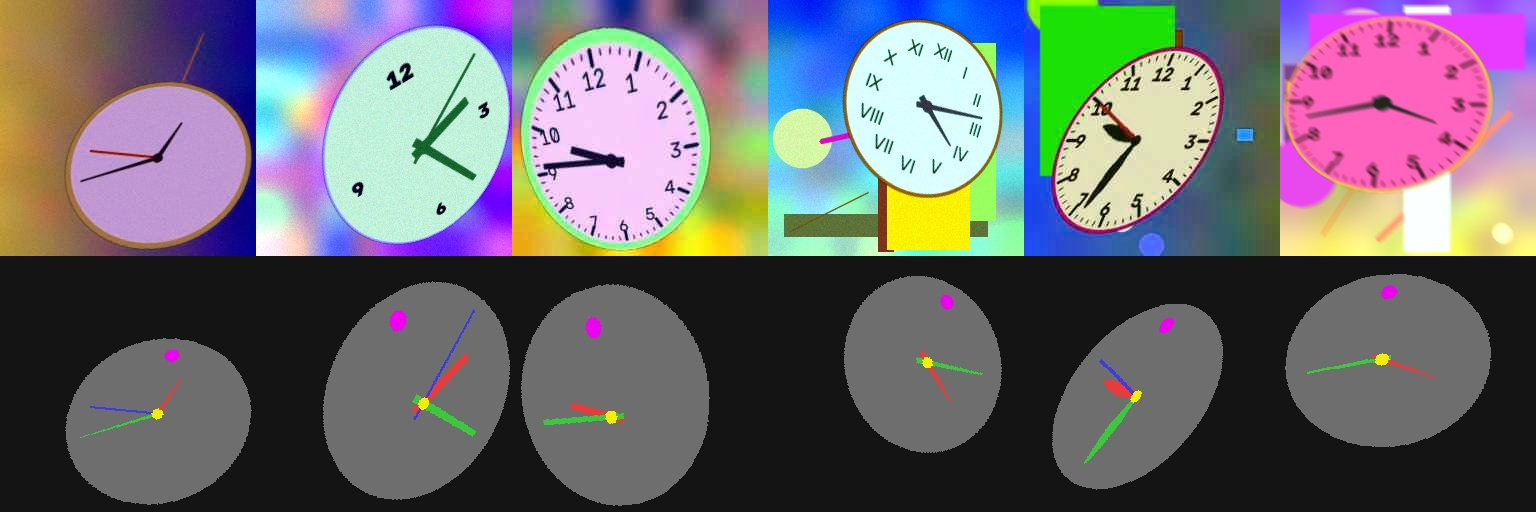
#> input picture assets/synthetic_samples.jpg, 1536 x 512 px
$ python -i classical.py   (imports and definitions only)
#> lines starting #> are read from the running program, lines starting #| are printed output that depends on the picture; after the words box and inside, x2 and y2 are one past the last pixel; in counts of white or black regions, pixels touching at a corner belong together
"""Classical baseline without any learning: Hough circle for the dial, Otsu threshold for the hands.

It produces a coarse mask (dial + unlabelled hand pixels) that goes through the same geometry
as the network output. Comparing the two shows what the learned segmentation adds: robustness
to tilt, clutter, low contrast and decorative dials.
"""

from __future__ import annotations

import cv2
import numpy as np

from clock_reader.synth import DIAL, HOUR


def classical_mask(rgb: np.ndarray) -> np.ndarray:
    h, w = rgb.shape[:2]
#> h = 512; w = 1536
    gray = cv2.cvtColor(rgb, cv2.COLOR_RGB2GRAY)
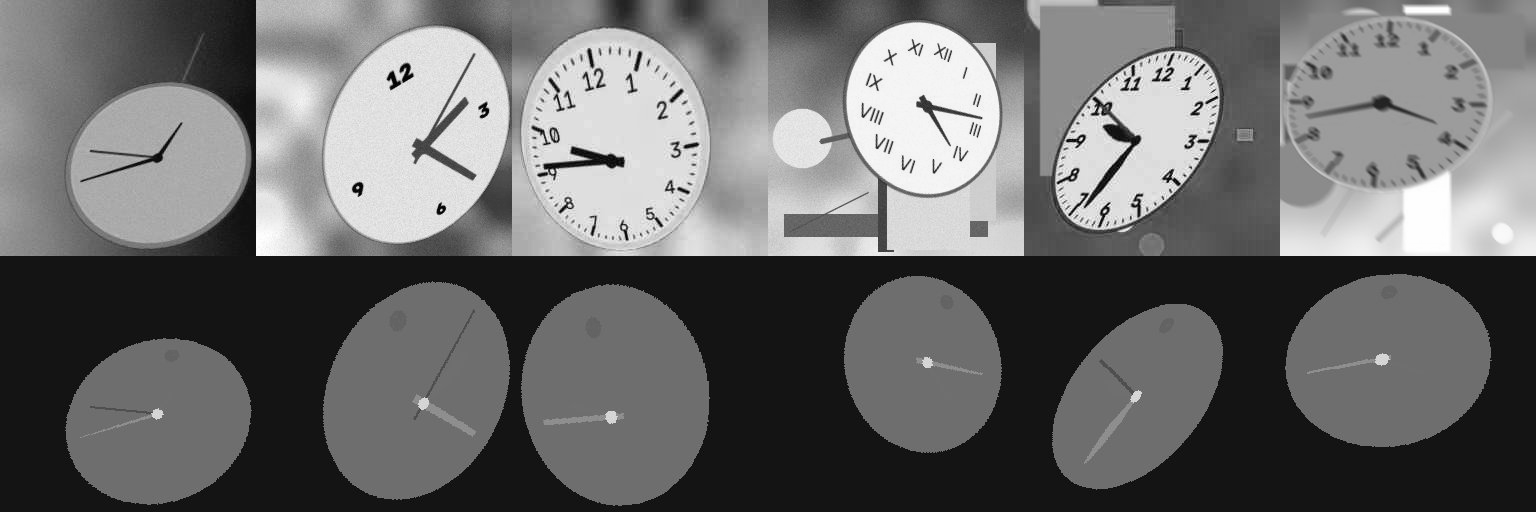
#> gray: shape (512, 1536); min 0, max 255, mean 107.5
    blurred = cv2.medianBlur(gray, 5)
    circles = cv2.HoughCircles(
        blurred,
        cv2.HOUGH_GRADIENT,
        dp=1.2,
        minDist=w,
        param1=100,
        param2=30,
        minRadius=int(0.15 * min(h, w)),
        maxRadius=int(0.55 * min(h, w)),
    )
#> circles = [[1210.2, 201, 161.1]]
    mask = np.zeros((h, w), np.uint8)
    if circles is None:
        return mask
    cx, cy, r = circles[0, 0]
#> cx = 1210.2; cy = 201; r = 161.1
    cv2.circle(mask, (int(cx), int(cy)), int(r), DIAL, -1)
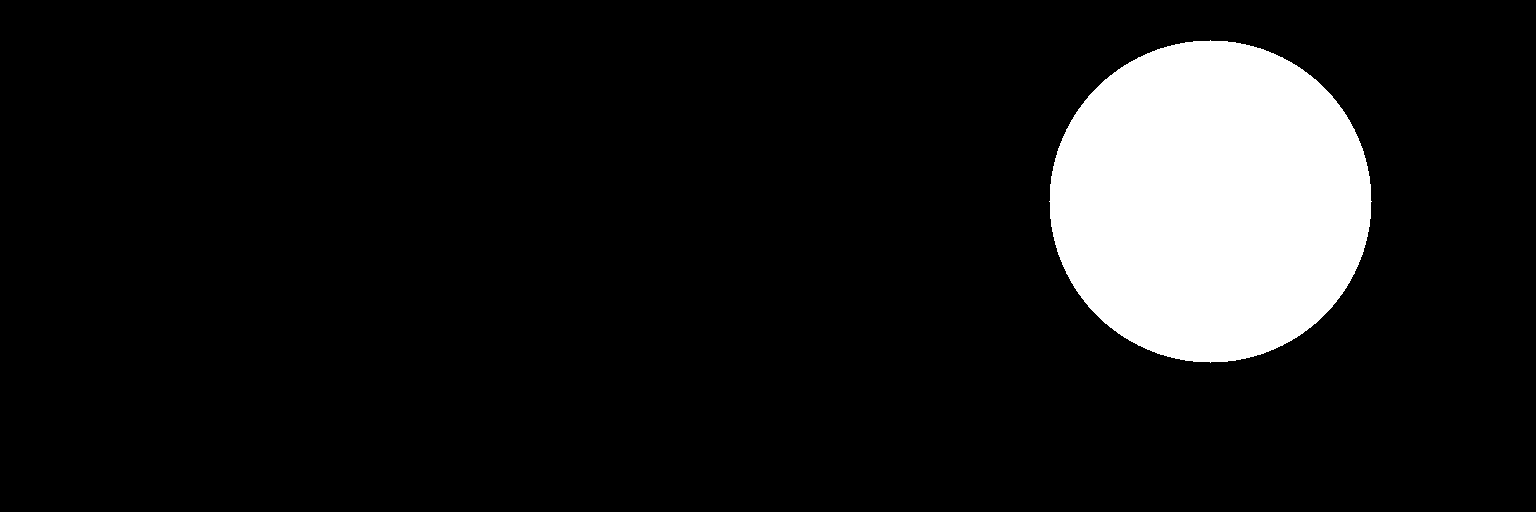
#> mask: shape (512, 1536); values 0 (black) and 1 (white), 10.3% white; 1 white region, box (x1, y1, x2, y2) and area: (1049, 40, 1372, 363) 81377

    yy, xx = np.mgrid[0:h, 0:w]
    dist = np.hypot(xx - cx, yy - cy)
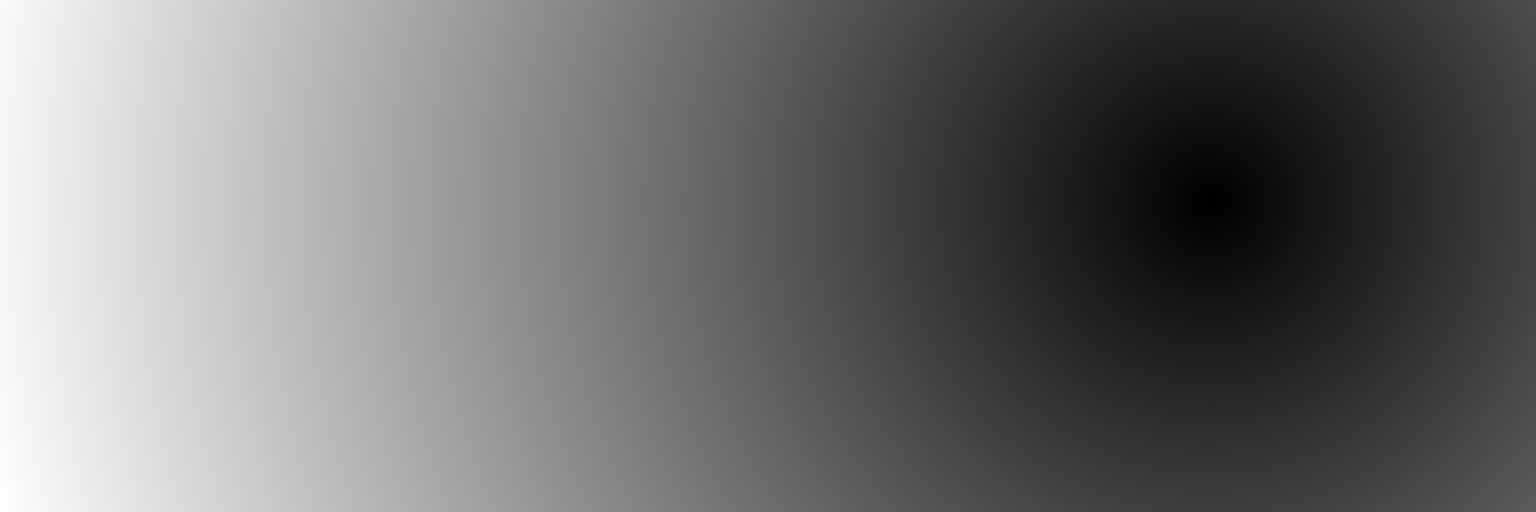
#> dist: shape (512, 1536) float64; min 0.2, max 1249.3, mean 549.6; drawn with min black and max white
    inside = dist < 0.85 * r  # ignore the rim and the outer tick ring
#> inside: shape (512, 1536) bool; 7.5% white; 1 white region, box (x1, y1, x2, y2) and area: (1074, 65, 1348, 338) 58890
    values = blurred[inside]
    _, thresh = cv2.threshold(values.reshape(-1, 1), 0, 255, cv2.THRESH_BINARY + cv2.THRESH_OTSU)
    threshold = values[thresh.ravel() > 0].min() if (thresh > 0).any() else 127
#> threshold = 132
    dark_hands = np.median(values) > threshold  # hands contrast with the dial in either direction
#> dark_hands = False
    ink = (blurred < threshold) if dark_hands else (blurred >= threshold)
#> ink: shape (512, 1536) bool; 34.9% white; 23 white regions (7 under 20 px), largest, box (x1, y1, x2, y2) and area: (486, 22, 1024, 256) 98833, (1280, 0, 1536, 256) 58063, (256, 0, 510, 256) 53223
    ink = (ink & inside).astype(np.uint8)
#> ink: shape (512, 1536); values 0 (black) and 1 (white), 2.9% white; 7 white regions (2 under 20 px), largest, box (x1, y1, x2, y2) and area: (1074, 65, 1220, 230) 11913, (1280, 84, 1348, 256) 8551, (1074, 115, 1130, 207) 2138, (1238, 130, 1253, 135) 33, (1122, 227, 1130, 232) 24

    # keep only components that reach the centre: hands, not numerals or ticks
    n, labels, stats, _ = cv2.connectedComponentsWithStats(ink)
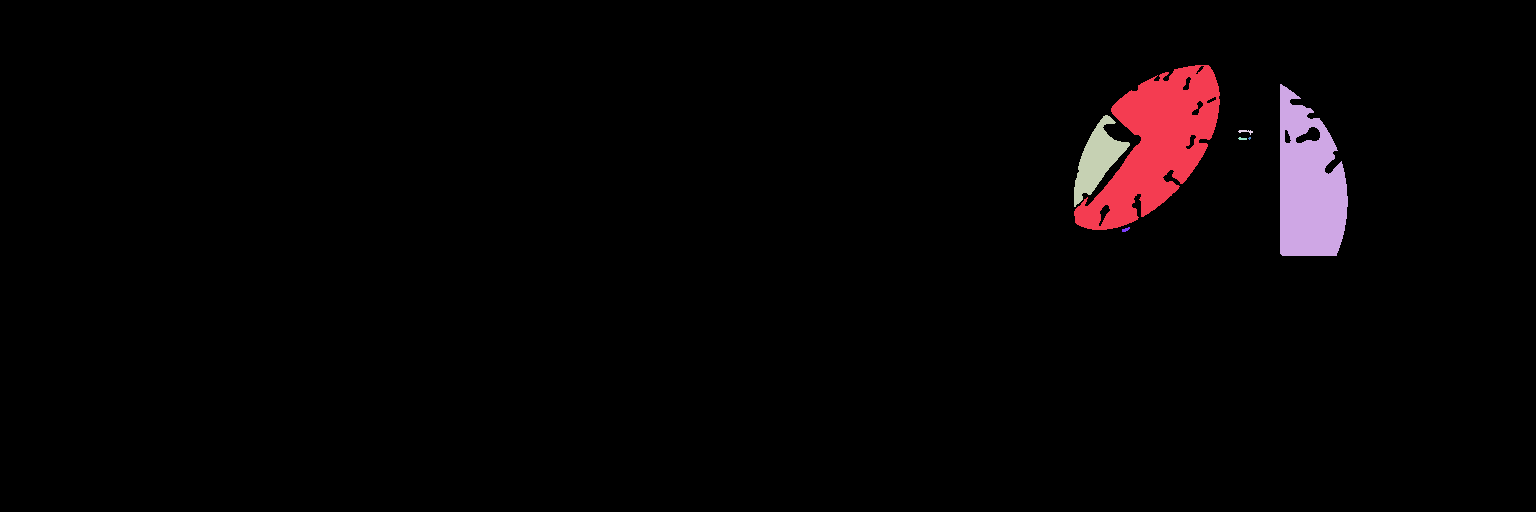
#> labels: shape (512, 1536) int32; 8 distinct labels, from 0 to 7; one colour per label, 0 black
#> n = 8; stats = [[0, 0, 1536, 512, 763748], [1074, 65, 146, 165, 11913], [1280, 84, 68, 172, 8551], [1074, 115, 56, 92, 2138], [1238, 130, 15, 5, 33], [1238, 137, 9, 3, 19], [1248, 137, 3, 3, 6], [1122, 227, 8, 5, 24]]
    hands = np.zeros_like(ink)
    for i in range(1, n):
        component = labels == i
        if dist[component].min() < 0.12 * r and stats[i, cv2.CC_STAT_AREA] > 10:
            hands |= component.astype(np.uint8)
#> this loop made 7 passes
#> pass 3, in classical_mask, `component = labels == i`:
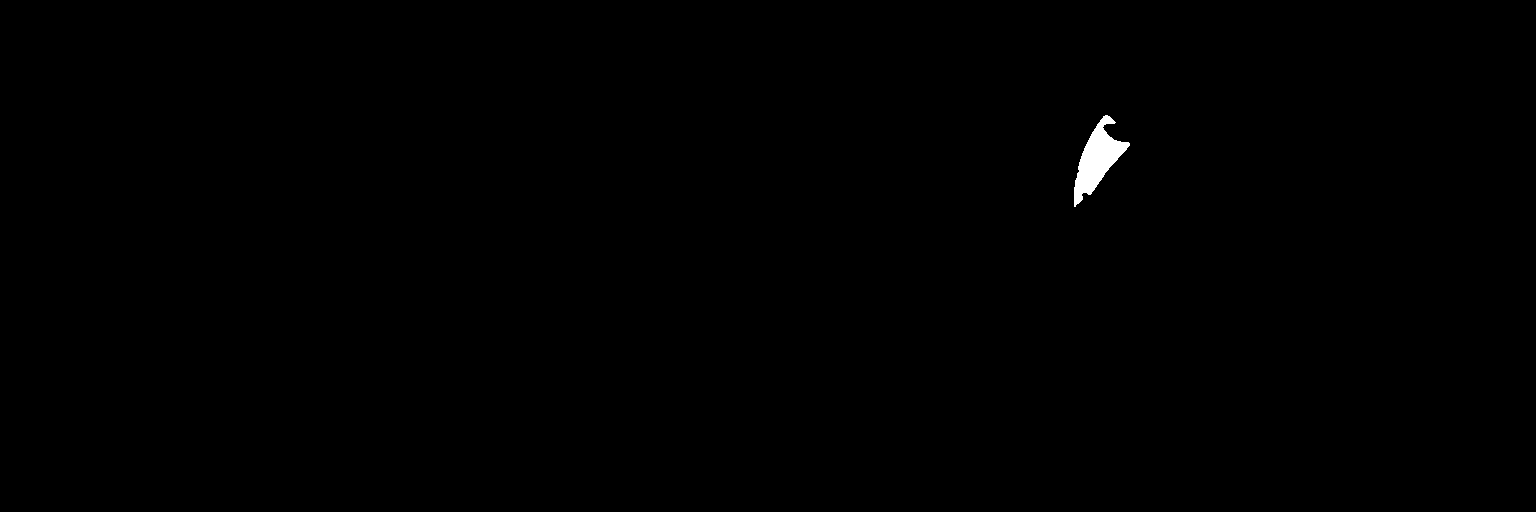
#> component: shape (512, 1536) bool; 0.27% white; 1 white region, box (x1, y1, x2, y2) and area: (1074, 115, 1130, 207) 2138
#> after the loop: hands: shape (512, 1536); every value is 0
    mask[hands > 0] = HOUR  # unlabelled: geometry splits them by direction and length
    return mask

>>> import cv2
>>> picture = cv2.cvtColor(cv2.imread('../../assets/synthetic_samples.jpg'), cv2.COLOR_BGR2RGB)
>>> result = classical_mask(picture)
